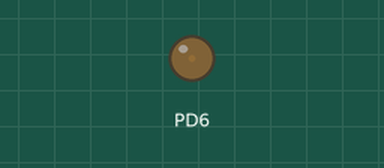
The program below on a simulated ATmega328P, built with avr-gcc and emulated at 16 MHz. On the bench: output pins drawn as LEDs (lit = HIGH).

Above: at 0.05 s.
At 1.55 s:
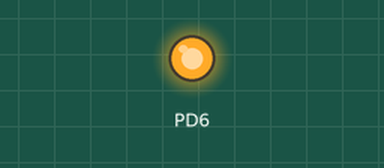
At 3.9 s:
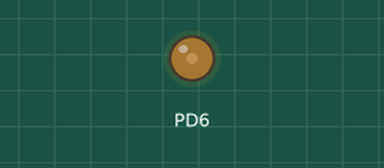
Timing chart, 0 to 9.0 s (numbered marks = the images above):
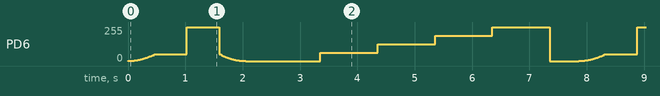

The program:

main.c
```c
/*
 * lab06_pwm_led: Timer0 Fast PWM 으로 LED 밝기 조절 (숨쉬는 LED)
 *
 * 하드웨어 PWM 은 타이머의 출력 비교 핀(OCnx)에서만 나옵니다.
 * Timer0 의 출력 핀은 OC0A = PD6 (D6), OC0B = PD5 (D5) 입니다.
 * 상태 LED 가 있는 D10 (PB2) 은 OC1B (Timer1) 이므로 Timer0 PWM 이 나오지 않습니다.
 * 그래서 이 실습에서는 D6 에 LED 를 따로 꽂아 실습합니다.
 *
 * 배선: D6 (PD6, OC0A) -> 330 옴 -> LED -> GND
 *       (로봇에서 D6 은 L298N ENA 입니다. 이 실습 중에는 L298N 을 빼 두세요)
 *
 * Timer0 Fast PWM 8비트 (WGM02:0 = 011, TOP = 0xFF), 분주 8:
 *   PWM 주파수 = F_CPU / (N x 256) = 16000000 / (8 x 256) = 7812.5 Hz
 *   비반전(COM0A1:0 = 10): 듀티 = (OCR0A + 1) / 256
 *   OCR0A = 0 이어도 한 클럭(1/256) 폭의 펄스가 나가므로, 완전히 끄려면
 *   COM0A 를 끊고(일반 포트로 되돌리고) PORT 를 0 으로 둡니다. -> pwm_a_set()
 */
#include <avr/io.h>
#include <util/delay.h>

static void timer0_pwm_init(void)
{
    DDRD  |= (1 << PD6);                          /* OC0A 핀을 출력으로 (필수) */
    PORTD &= (uint8_t)~(1 << PD6);
    OCR0A  = 0;
    TCCR0A = (1 << WGM01) | (1 << WGM00);         /* Fast PWM 8비트, COM0A 는 pwm_a_set 에서 */
    TCCR0B = (1 << CS01);                         /* WGM02 = 0, 분주 8, 타이머 시작 */
}

/* duty: 0 = 완전히 꺼짐, 1..255 = (duty + 1) / 256 */
static void pwm_a_set(uint8_t duty)
{
    if (duty == 0) {
        TCCR0A &= (uint8_t)~((1 << COM0A1) | (1 << COM0A0));   /* PWM 출력 끊기 -> PORTD6 = 0 */
    } else {
        OCR0A   = duty;
        TCCR0A |= (1 << COM0A1);                                /* 비반전 */
    }
}

/*
 * 사람 눈은 밝기를 로그적으로 느끼므로 선형으로 듀티를 올리면
 * 처음에 급히 밝아지고 위쪽에서는 변화가 거의 안 보입니다.
 * 제곱 곡선(감마 약 2)으로 보정합니다: out = in^2 / 255
 */
static uint8_t gamma2(uint8_t in)
{
    return (uint8_t)(((uint16_t)in * in + 254) / 255);
}

int main(void)
{
    timer0_pwm_init();

    for (;;) {
        /* 1단계: 감마 보정한 숨쉬기 */
        for (uint16_t i = 0; i <= 255; i++) {
            pwm_a_set(gamma2((uint8_t)i));
            _delay_ms(4);
        }
        for (int16_t i = 255; i >= 0; i--) {
            pwm_a_set(gamma2((uint8_t)i));
            _delay_ms(4);
        }
        _delay_ms(300);

        /* 2단계: 고정 단계 0, 25, 50, 75, 100 % 를 1초씩 (선형) */
        static const uint8_t steps[] = { 0, 63, 127, 191, 255 };
        for (uint8_t k = 0; k < sizeof(steps); k++) {
            pwm_a_set(steps[k]);
            _delay_ms(1000);
        }
        pwm_a_set(0);
        _delay_ms(500);
    }
}
```
